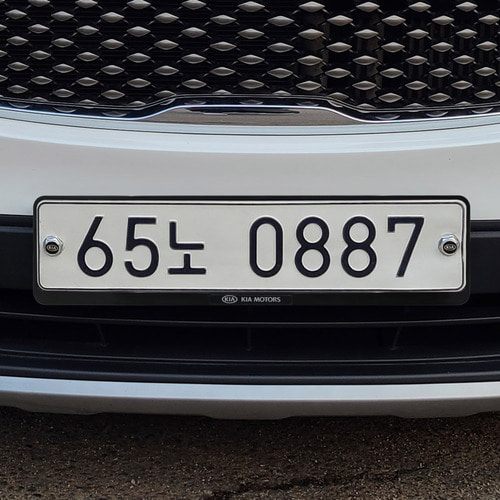
#> input picture IP/numberplate/car4.jpg, 500 x 500 px
$ python -i detector.py   (imports and definitions only)
#> lines starting #> are read from the running program, lines starting #| are printed output that depends on the picture; after the words box and inside, x2 and y2 are one past the last pixel; in counts of white or black regions, pixels touching at a corner belong together
#> further down, picture is the input picture: shape (500, 500, 3); mean B, G, R 81.2, 78.8, 79.1
"""
detector.py : 번호판 후보 및 글자 줄 검출 (AI 없음)

[기능]
    find_plate()           ROI 프레임에서 번호판 글자 줄을 찾아 꼭짓점 4개 반환 (없으면 None)
    extract_plate_image()  찾은 꼭짓점으로 글자 줄을 정면으로 펴서 잘라냄 (인식·저장용)

[판단 기준]
    "높이가 비슷한 글자 7~9개가 한 줄로 일정한 간격으로 늘어선 곳" = 번호판
    -> 바탕색, 테두리 모양과 무관 (흰색·노란색·하늘색·초록색 번호판 모두 대응)
    -> 검출 결과가 곧 "글자 줄"의 위치라서, 번호판을 따로 다시 찾을 필요가 없음

[find_plate() 내부 과정]
    ROI 프레임
     ├─ 1. 흑백 + 블러
     ├─ 2. 지역 이진화 (검은 글자용 / 흰 글자용 두 번)
     ├─ 3. 윤곽선 찾기 -> 짝수 깊이만 (덩어리 바깥 경계)
     ├─ 4. 글자 크기 필터                              -> 글자 후보들
     ├─ 5. 왼쪽부터 정렬
     ├─ 6. 후보마다: 줄의 시작점인가?
     ├─ 7.          오른쪽으로 이웃 글자 이어 붙이기     -> 글자 줄
     ├─ 8.          줄 검사 7가지                        -> 하나라도 탈락하면 다음 후보로
     └─ 9.          통과하면 네 꼭짓점 계산 후 반환
                    모든 후보가 탈락하면 None

※ Python 3.6 호환 (Jetson Nano JetPack 4.6)
"""

import cv2
import numpy as np

import config


# =========================================================
# 번호판 글자 줄 검출 -> 좌표 반환
# =========================================================

def find_plate(img, pad_x=config.PAD_X, pad_y=config.PAD_Y, min_char_h=config.MIN_CHAR_H):
    """
    이미지 안에서 번호판 글자 줄을 찾아 그 위치를 반환.

    인자:
        img        - np.ndarray, uint8
                     컬러: (높이, 폭, 3) BGR   예) (288, 640, 3) ROI로 자른 프레임
                     흑백: (높이, 폭)          도 가능
        pad_x      - float, 좌우 여유 = 글자 간격의 비율   (기본 config.PAD_X = 0.5)
        pad_y      - float, 위아래 여유 = 글자 높이의 비율 (기본 config.PAD_Y = 0.12)
        min_char_h - int, 글자로 인정할 최소 높이 (픽셀)  (기본 config.MIN_CHAR_H = 12)
    반환:
        번호판이 있으면 np.ndarray (4, 2), int32, img 기준 픽셀 좌표 (x, y)
            [[왼쪽 위 x, y],
             [오른쪽 위 x, y],
             [오른쪽 아래 x, y],
             [왼쪽 아래 x, y]]
            예) [[134, 78], [519, 142], [506, 219], [121, 155]]
        번호판이 없으면 None
    """
#> called with pad_x = 0.5, pad_y = 0.12, min_char_h = 12

    # -----------------------------------------------------
    # 1단계. 흑백 + 블러
    # -----------------------------------------------------
    # 글자 분리에는 색이 필요 없으므로 흑백으로 변환 (3채널 -> 1채널).
    # 이미 흑백(ndim == 2)이면 그대로 사용 (흑백에 BGR->GRAY 변환을 하면 오류가 나기 때문)
    #   img.ndim : int, 배열 차원 수 (컬러 3, 흑백 2)
    #   gray     : np.ndarray (높이, 폭), uint8, 0(검정)~255(흰색)   예) (288, 640)
    gray = cv2.cvtColor(img, cv2.COLOR_BGR2GRAY) if img.ndim == 3 else img

    # 살짝 흐리게 해서 카메라 잡음, 종이 질감 같은 작은 점을 줄임 (글자 획은 유지되는 정도)
    #   (3, 3) : 흐리게 할 범위 3x3 픽셀,  0 : 흐림 정도를 범위 크기에 맞춰 자동 계산
    #   gray   : 형태 그대로 (높이, 폭), uint8
    gray = cv2.GaussianBlur(gray, (3, 3), 0)
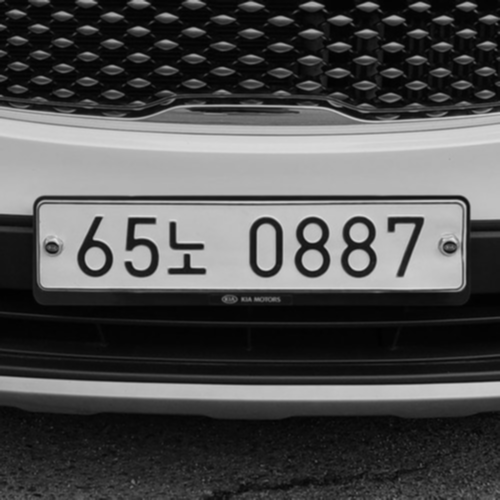
#> gray: shape (500, 500); min 1, max 223, mean 79.2

    # H, W : int, 이미지 높이와 폭 (픽셀)   예) 288, 640
    H, W = gray.shape
#> H = 500; W = 500

    # 지역 이진화에서 "주변"으로 볼 영역 크기: ROI 짧은 변의 1/8 (최소 15, 반드시 홀수)
    #   640x288 ROI -> 288 // 8 = 36 -> 홀수로 37
    #   글자보다 약간 작거나 비슷한 범위를 봐야 글자 획과 바탕이 잘 갈림
    #   | 1 : 비트 OR로 가장 낮은 자리를 1로 만듦 -> 짝수면 +1 되어 홀수, 홀수는 그대로
    # block : int, 홀수   예) 37
    block = max(15, (min(H, W) // 8) | 1)
#> block = 63

    # -----------------------------------------------------
    # 2단계. 지역 이진화 (두 번)
    # -----------------------------------------------------
    # 이미지 전체에 기준값 하나를 쓰면(Otsu), 번호판 한쪽에 그림자가 질 때
    # 그늘진 글자가 그림자와 한 덩어리로 붙어버림.
    # 지역 이진화는 영역마다 "주변 평균보다 10 이상 어두우면 글자"처럼 기준을 따로 정해서
    # 그늘 속에서도 글자만 분리됨.
    #
    # 두 가지 방식을 차례로 시도:
    #   THRESH_BINARY_INV : 어두운 글자 -> 흰색 (흰·노랑·하늘색 번호판, 검은 글자)
    #   THRESH_BINARY     : 밝은 글자  -> 흰색 (구형 초록 번호판, 흰 글자)
    # 이후 과정에서는 "흰색 덩어리 = 글자 후보"로 다룸
    #
    # mode : int, OpenCV 이진화 방식 상수 (THRESH_BINARY_INV = 1, THRESH_BINARY = 0)
    for mode in (cv2.THRESH_BINARY_INV, cv2.THRESH_BINARY):
        # adaptiveThreshold(입력, 최댓값, 주변 평균 계산 방식, 이진화 방식, 주변 영역 크기, 차이 기준)
        #   ADAPTIVE_THRESH_GAUSSIAN_C : 주변 평균을 가운데일수록 비중을 크게 해서 계산
        #   10 : 주변 평균보다 이만큼 차이가 나야 글자로 봄 (종이 질감 같은 잔잡음 제외)
        # th : np.ndarray (높이, 폭), uint8, 값은 0 또는 255만 존재 (255 = 글자 후보)
        th = cv2.adaptiveThreshold(gray, 255, cv2.ADAPTIVE_THRESH_GAUSSIAN_C, mode, block, 10)

        # -------------------------------------------------
        # 3단계. 윤곽선 찾기 -> 짝수 깊이만
        # -------------------------------------------------
        # RETR_TREE: 모든 윤곽선을 "누가 누구 안에 있는지" 계층 구조와 함께 찾음.
        #   바깥 윤곽선만 찾으면(RETR_EXTERNAL) 번호판 테두리가 글자를 감싸는 하나의 큰 윤곽선이 되어
        #   테두리만 잡히고 안쪽 글자가 모두 빠짐.
        #
        # 깊이 = 몇 겹의 윤곽선 안에 들어 있는가. 이진화 이미지에서는 흰색/검은색이 번갈아 나오므로
        #   깊이 0 (짝수): 가장 바깥 흰 덩어리          예) 번호판 테두리
        #   깊이 1 (홀수): 그 덩어리 안의 구멍          예) 테두리 안쪽의 번호판 바탕
        #   깊이 2 (짝수): 구멍 안의 흰 덩어리          예) 글자 '1', '5', '4', '러' ...
        #   깊이 3 (홀수): 그 덩어리 안의 구멍          예) '0', '4', '8'의 가운데 구멍
        # -> 짝수 깊이 = 덩어리 자체, 홀수 깊이 = 구멍
        # -> 짝수만 쓰면 테두리 안쪽 글자까지 찾으면서, 글자 속 구멍은 걸러짐
        #    (구멍까지 쓰면 '0'과 그 구멍이 글자 두 개로 세어져 간격 계산이 틀어짐)
        #
        # [-2:] : OpenCV 3은 (이미지, 윤곽선, 계층), OpenCV 4는 (윤곽선, 계층)을 반환하므로
        #         뒤의 두 개만 쓰면 두 버전 모두에서 동작
        # CHAIN_APPROX_SIMPLE : 직선 구간은 양 끝점만 저장해서 메모리 절약
        #
        # contours  : 윤곽선 목록 (list 또는 tuple). 원소 하나 = 윤곽선 하나
        #             각 윤곽선은 np.ndarray (점 개수, 1, 2), int32  -> 윤곽선을 이루는 (x, y) 점들
        # hierarchy : np.ndarray (1, 윤곽선 개수, 4), int32. 윤곽선마다 정수 4개
        #             [다음 형제, 이전 형제, 첫 번째 자식, 부모]  (없으면 -1)
        #             윤곽선이 하나도 없으면 None
        contours, hierarchy = cv2.findContours(th, cv2.RETR_TREE, cv2.CHAIN_APPROX_SIMPLE)[-2:]

        # chars : list of tuple(float, float, int, int) = [(중심 x, 중심 y, 폭, 높이), ...]
        #         글자 후보들. 좌표는 img 기준 픽셀
        #         예) [(162.5, 123.5, 27, 61), (202.5, 129.0, 33, 62), ...]
        chars = []
        # k : int, 윤곽선 번호 (0부터),  c : np.ndarray (점 개수, 1, 2) 윤곽선 하나
        for k, c in enumerate(contours):
            # hierarchy[0][k][3] = k번째 윤곽선을 감싸는 부모 윤곽선 번호 (가장 바깥이면 -1)
            # 부모를 따라 한 칸씩 올라가며 몇 번 만에 바깥(-1)에 도착하는지 세면 그게 깊이
            # depth : int, 깊이 (0부터),  parent : int, 부모 윤곽선 번호 (-1이면 가장 바깥)
            depth, parent = 0, hierarchy[0][k][3]
            while parent != -1:
                depth, parent = depth + 1, hierarchy[0][parent][3]
            if depth % 2:
                continue                                      # 홀수 = 구멍 경계 -> 제외

            # ---------------------------------------------
            # 4단계. 글자 크기 필터
            # ---------------------------------------------
            #   높이 min_char_h(12px) 이상 : 점, 먼지, 잡음 제외 (이보다 작으면 인식도 어려움)
            #   높이 ROI의 90% 이하     : 세로로 긴 테두리, 기둥 제외
            #   폭이 높이의 0.15~1.2배  : 가로로 긴 선, 번호판 테두리 전체 제외
            #                             (0.15배는 폭이 좁은 '1', 1.2배는 옆으로 넓은 한글까지 허용)
            #
            # boundingRect : 윤곽선을 감싸는 가장 작은 수평 사각형
            # x, y, w, h   : int 4개 = (왼쪽 위 x, 왼쪽 위 y, 폭, 높이)
            x, y, w, h = cv2.boundingRect(c)
            if min_char_h <= h <= H * 0.9 and 0.15 * h <= w <= 1.2 * h:
                # 왼쪽 위 좌표 대신 중심 좌표로 저장 (줄 방향, 간격 계산이 쉬워짐)
                chars.append((x + w / 2.0, y + h / 2.0, w, h))   # (중심x, 중심y, 폭, 높이)

        # -------------------------------------------------
        # 5단계. 왼쪽부터 정렬
        # -------------------------------------------------
        # 윤곽선 순서는 글자 순서와 무관하므로, 줄을 만들기 위해 중심 x 기준으로 정렬
        #   key=lambda b: b[0] : 각 원소(튜플)의 0번째 값(중심 x)으로 비교
        #   chars 자체가 정렬됨 (반환값 없음)
        chars.sort(key=lambda b: b[0])

        def neighbor(a, b, ref_h):
            """
            b가 a의 바로 오른쪽 이웃 글자인지 판정 (6단계, 7단계에서 사용)

            인자:
                a, b  : tuple(float, float, int, int) = (중심 x, 중심 y, 폭, 높이), chars의 원소
                ref_h : int, 기준 글자 높이 (줄의 첫 글자 높이)
            반환:
                bool, 이웃이면 True

            조건:
                1. a, b 둘 다 기준 높이의 75~125%    (같은 글꼴, 같은 크기)
                   -> 한쪽만 확인하면 번호판 테두리 조각처럼 훨씬 큰 덩어리를 이웃으로 착각함
                2. b가 오른쪽에 있고, 거리가 기준 높이의 1.6배 이하
                   -> 번호판 글자 간격은 보통 글자 높이의 0.6~0.9배,
                      한글이 덩어리로 안 잡혀 빈자리가 생겨도 1.5배 안쪽
                3. 세로 차이가 (가로 거리 x 0.3 + 기준 높이 x 0.25) 이하
                   -> 약 17도까지 기울어진 번호판에서도 이웃 글자로 인정
            """
            dx = b[0] - a[0]            # float: 가로 거리 (b가 오른쪽이면 양수)
            dy = abs(b[1] - a[1])       # float: 세로 차이 (절댓값)
            return (0.75 * ref_h <= a[3] <= 1.25 * ref_h
                    and 0.75 * ref_h <= b[3] <= 1.25 * ref_h
                    and 0 < dx <= 1.6 * ref_h
                    and dy <= 0.3 * dx + 0.25 * ref_h)

        # 모든 후보를 하나씩 "줄의 첫 글자"로 가정하고 6~9단계를 진행
        # i : int, 정렬된 chars에서의 순서,  seed : tuple, 첫 글자로 가정한 후보
        for i, seed in enumerate(chars):
            ref_h = seed[3]                 # int: 기준 글자 높이 (첫 글자 높이)

            # ---------------------------------------------
            # 6단계. 줄의 시작점인가?
            # ---------------------------------------------
            # 왼쪽에 이어지는 글자가 있으면 이 후보는 줄의 중간이므로 건너뜀.
            # 긴 문장("이 주차장은 등록 차량만...")의 중간부터 7~9글자를 잘라
            # 번호판으로 착각하는 것을 막기 위함
            #   chars[:i] : seed보다 왼쪽에 있는 후보들 (정렬되어 있으므로)
            #   any(...)  : bool, 하나라도 이웃이면 True
            if any(neighbor(p, seed, ref_h) for p in chars[:i]):
                continue

            # ---------------------------------------------
            # 7단계. 오른쪽으로 이웃 글자 이어 붙이기
            # ---------------------------------------------
            # line : list of tuple(float, float, int, int), 왼쪽부터 순서대로 모인 글자 줄
            #        chars와 같은 형태의 원소 (중심 x, 중심 y, 폭, 높이)
            line = [seed]
            for b in chars[i + 1:]:
                # 정렬되어 있으므로, 마지막 글자에서 너무 멀어지면 그 뒤는 더 멀다 -> 줄 끝
                if b[0] - line[-1][0] > 1.6 * ref_h:
                    break
                if not neighbor(line[-1], b, ref_h):
                    continue

                # 글자가 3개 이상 모이면 지금까지의 줄 방향(직선)으로 다음 글자 높이(y)를 예측해서,
                # 예측에서 글자 높이의 25% 넘게 벗어난 덩어리는 줄에 넣지 않음.
                # 이게 없으면 번호판 옆 차체 모서리처럼 글자 크기와 비슷한 덩어리가 줄 끝에 붙어서,
                # 8단계 "일직선" 검사에서 번호판 전체가 탈락함
                if len(line) >= 3:
                    # np.polyfit(x들, y들, 1) : 점들에 가장 잘 맞는 1차 직선 y = k*x + c0
                    #   반환 np.ndarray (2,) = [기울기, 절편] -> k, c0 : float
                    k, c0 = np.polyfit([p[0] for p in line], [p[1] for p in line], 1)
                    if abs(b[1] - (k * b[0] + c0)) > 0.25 * ref_h:
                        continue
                line.append(b)

            # ---------------------------------------------
            # 8단계. 줄 검사 (하나라도 탈락하면 다음 후보로)
            # ---------------------------------------------
            # [검사 1] 글자 수 7~9개
            #   숫자 7개(앞 3 + 뒤 4) + 한글 1개 = 8개가 기본.
            #   앞번호 2자리 번호판은 7개, 한글이 자모로 쪼개져 잡히면 최대 9개.
            #   짧은 단어(4글자 등)와 긴 문장은 여기서 탈락
            if not 6 <= len(line) <= 9:
                continue

            # 줄의 글자 정보를 항목별 배열로 분리 (계산을 한 번에 하기 위해)
            #   n = 줄의 글자 수 (7~9)
            xs = np.array([b[0] for b in line])      # np.ndarray (n,), float64: 글자 중심 x
            ys = np.array([b[1] for b in line])      # np.ndarray (n,), float64: 글자 중심 y
            ws = np.array([b[2] for b in line])      # np.ndarray (n,), int64:   글자 폭
            hs = np.array([b[3] for b in line])      # np.ndarray (n,), int64:   글자 높이
            # med_h : float, 대표 글자 높이 (끝 글자 하나에 흔들리지 않도록 중간값)   예) 63.0
            med_h = float(np.median(hs))

            # [검사 2] 높이 균일: 표준편차가 평균의 15% 이하
            #   번호판 글자는 같은 글꼴이라 높이가 거의 같음 (테스트: 59~66px, 약 4%)
            if hs.std() > hs.mean() * 0.15:
                continue

            # [검사 3] 일직선: 글자 중심들에 직선을 맞추고, 가장 많이 벗어난 글자가 글자 높이의 25% 이하
            # [검사 4] 기울기: 그 직선이 30도 이내 (세로로 늘어선 덩어리 제외)
            #   slope : float, 기울기 (x가 1 늘 때 y 변화량)   예) 0.16 (약 9도)
            #   icpt  : float, y절편 (x = 0일 때 직선의 y)
            slope, icpt = np.polyfit(xs, ys, 1)
            if np.abs(ys - (slope * xs + icpt)).max() > med_h * 0.25:
                continue
            if abs(np.degrees(np.arctan(slope))) > 30:
                continue

            # [검사 5] 간격: 이웃 글자 사이 간격이 중간값의 0.5~2.2배
            #   2.2배까지 넉넉히 허용하는 이유: '4'와 '7' 사이는 한글이 있어 다른 간격보다 넓고,
            #   한글이 덩어리로 잡히지 않으면 빈자리만큼 더 넓어짐 (테스트: 40~53px)
            # gaps    : np.ndarray (n-1,), float64, 이웃 글자 중심 사이 가로 간격
            #           예) [40.0, 40.5, 40.5, 53.5, 44.0, 46.0, 46.0]
            # med_gap : float, 간격 중간값   예) 44.0
            gaps = np.diff(xs)
            med_gap = float(np.median(gaps))
            if gaps.min() < med_gap * 0.5 or gaps.max() > med_gap * 2.2:
                continue

            # [검사 6] 줄 길이: 첫 글자 중심 ~ 마지막 글자 중심이 글자 높이의 3.5~10배
            #   번호판 글자 줄의 가로세로 비율 범위 (테스트: 약 5배)
            if not 3.5 * med_h <= xs[-1] - xs[0] <= 10 * med_h:
                continue

            # [검사 7] 단독 줄: 줄 바로 위아래(글자 높이의 0.8~2.5배 거리)에
            #   같은 크기 글자가 3개 이상 있으면 여러 줄짜리 안내문으로 보고 제외
            # members : set of int, 줄에 속한 글자들의 객체 번호 (줄 밖의 글자만 세기 위해)
            # stacked : int, 줄 위아래에서 찾은 같은 크기 글자 수
            members = set(id(b) for b in line)
            stacked = 0
            for b in chars:
                if id(b) in members or not 0.75 * med_h <= b[3] <= 1.25 * med_h:
                    continue
                if xs[0] <= b[0] <= xs[-1]:                   # 줄의 가로 범위 안에 있고
                    dist = abs(b[1] - (slope * b[0] + icpt))  # 줄 직선에서 떨어진 세로 거리
                    if 0.8 * med_h <= dist <= 2.5 * med_h:
                        stacked += 1
            if stacked >= 3:
                continue

            # ---------------------------------------------
            # 9단계. 번호판 좌표 계산: 글자 줄을 감싸는 기울어진 사각형
            # ---------------------------------------------
            # 양 끝 글자 박스의 모서리를 그대로 쓰면, 폭이 좁은 '1'처럼 끝 글자 모양에 따라
            # 사각형이 흔들림. 그래서 "글자 중심을 지나는 직선"과 "글자 높이 중간값"으로 만듦.
            #
            #   along  : 줄 방향 단위 벡터 (오른쪽)   = (1, slope) / 길이
            #   across : 줄에 수직인 단위 벡터 (아래쪽) = (-slope, 1) / 길이
            #   이미지 좌표는 y가 아래로 커지므로 across는 화면에서 아래쪽을 가리킴
            # norm   : float, 벡터 (1, slope)의 길이 = sqrt(1 + slope²)
            # along  : np.ndarray (2,), float64 = [x 성분, y 성분], 길이 1
            # across : np.ndarray (2,), float64 = [x 성분, y 성분], 길이 1
            norm = np.hypot(1.0, slope)
            along = np.array([1.0, slope]) / norm
            across = np.array([-slope, 1.0]) / norm

            # 좌우 끝: 첫 글자의 왼쪽 끝, 마지막 글자의 오른쪽 끝을 직선 위의 점으로 잡고
            #          줄 방향으로 글자 간격의 50%만큼 바깥으로 더 벌림
            #   x_left, x_right : float, 가로 좌표
            #   p_left, p_right : np.ndarray (2,), float64 = [x, y], 줄 중심선 위의 왼쪽 끝점, 오른쪽 끝점
            x_left = xs[0] - ws[0] / 2.0
            x_right = xs[-1] + ws[-1] / 2.0
            p_left = np.array([x_left, slope * x_left + icpt]) - along * med_gap * pad_x
            p_right = np.array([x_right, slope * x_right + icpt]) + along * med_gap * pad_x

            # 위아래: 줄 중심선에서 (글자 높이의 절반 + 12%)씩 수직으로 벌림
            # half : float, 중심선에서 위(또는 아래) 변까지의 거리   예) 63 * 0.62 = 39.1
            half = med_h * (0.5 + pad_y)

            # corners : np.ndarray (4, 2), float64, 꼭짓점 [x, y] 4개 (시계 방향)
            corners = np.array([p_left - across * half,       # 왼쪽 위
                                p_right - across * half,      # 오른쪽 위
                                p_right + across * half,      # 오른쪽 아래
                                p_left + across * half])      # 왼쪽 아래

            # 여유 때문에 이미지 밖으로 나간 꼭짓점은 경계로 잘라냄
            #   corners[:, 0] : 모든 꼭짓점의 x,  corners[:, 1] : 모든 꼭짓점의 y
            corners[:, 0] = np.clip(corners[:, 0], 0, W - 1)
            corners[:, 1] = np.clip(corners[:, 1], 0, H - 1)

            # 반올림 후 정수로 변환해서 반환: np.ndarray (4, 2), int32
            #   (cv2.polylines 등 OpenCV 그리기 함수는 int32 좌표를 요구함)
            return corners.round().astype(np.int32)
#> this loop made 2 passes
#> pass 1, in find_plate, `th = cv2.adaptiveThreshold(gray, 255, cv2.ADAPTIVE_THRESH_GAUSSIAN_C, ..`:
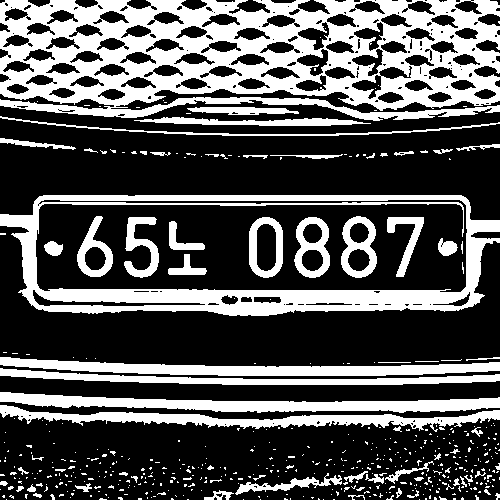
#> th: shape (500, 500); 33.3% white; 506 white regions (438 under 20 px), largest, box (x1, y1, x2, y2) and area: (0, 0, 500, 121) 35903, (0, 195, 500, 316) 15097, (0, 392, 500, 413) 5113

        # 이 이진화 방식에서 통과한 줄이 없으면 다음 방식(흰 글자용)으로

    # 두 방식 모두에서 번호판 글자 줄을 찾지 못함
    return None


# =========================================================
# 검출한 글자 줄을 정면으로 펴서 잘라내기
# =========================================================

def extract_plate_image(img, corners):
    """
    find_plate()가 찾은 기울어진 사각형(글자 줄)을 정면에서 본 직사각형으로 펴서 잘라냄.
    인식 모델에 넣을 이미지이자, 캡쳐로 저장할 이미지.

    인자:
        img     - np.ndarray (높이, 폭, 3), uint8, BGR  꼭짓점을 찾은 이미지 (ROI 프레임)
        corners - np.ndarray (4, 2), int32  find_plate()의 반환값
                  [[왼쪽 위], [오른쪽 위], [오른쪽 아래], [왼쪽 아래]]
    반환:
        np.ndarray (펴진 높이, 펴진 폭, 3), uint8, BGR   예) (78, 398, 3)
        크기는 원래 사각형의 변 길이 그대로 (확대·축소하지 않아 원본 화질 유지)

    원근 변환(perspective transform):
        기울어진 사각형의 네 점을 직사각형의 네 모서리로 옮기는 변환.
        번호판이 기울어져 있거나 비스듬히 찍혀도 글자 줄이 수평으로 반듯해짐
    """
    # src : np.ndarray (4, 2), float32, 원래 꼭짓점 (OpenCV 변환 함수는 float32를 요구)
    src = corners.astype(np.float32)
    tl, tr, br, bl = src                                    # 각각 np.ndarray (2,) = [x, y]

    # 펴진 이미지 크기: 마주보는 두 변 중 긴 쪽 (짧은 쪽에 맞추면 글자가 눌려 작아짐)
    #   np.linalg.norm(두 점의 차) = 두 점 사이 거리.  width, height : int
    width = int(round(max(np.linalg.norm(tr - tl), np.linalg.norm(br - bl))))
    height = int(round(max(np.linalg.norm(bl - tl), np.linalg.norm(br - tr))))
    width, height = max(width, 1), max(height, 1)           # 0 크기 방지

    # dst : np.ndarray (4, 2), float32, 펴진 직사각형의 네 모서리 (같은 순서)
    dst = np.array([[0, 0], [width - 1, 0], [width - 1, height - 1], [0, height - 1]],
                   dtype=np.float32)

    # matrix : np.ndarray (3, 3), float64, src 네 점을 dst 네 점으로 옮기는 변환 행렬
    matrix = cv2.getPerspectiveTransform(src, dst)

    # INTER_CUBIC : 주변 16픽셀로 부드럽게 보간 (글자 경계가 덜 깨짐)
    return cv2.warpPerspective(img, matrix, (width, height), flags=cv2.INTER_CUBIC)

>>> import cv2
>>> picture = cv2.imread('../numberplate/car4.jpg')
>>> result = find_plate(picture)
